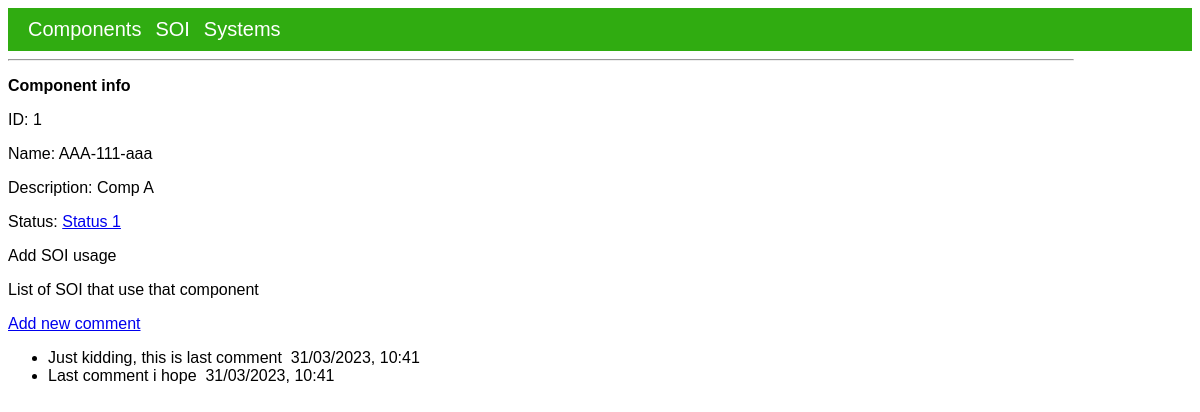
The page /component_view/1 on the database its author committed.
### app/models.py (models this page shows, shortened)
class Component(db.Model):
    component_id = db.Column(db.Integer, primary_key=True)
    component_name = db.Column(db.String(160), unique=True)
    component_description = db.Column(db.String(160))
    component_status = db.Column(db.String(160))
    component_comments = db.relationship(
        "ComponentComment", backref="component", lazy=True
    )
    soi_joint = db.relationship("ComponentSoi", backref="component", lazy=True)

class ComponentComment(db.Model):
    component_comment_id = db.Column(db.Integer, primary_key=True)
    what_component_id = db.Column(db.Integer, db.ForeignKey("component.component_id"))
    component_comment_text = db.Column(db.String(160))
    timestamp = db.Column(db.DateTime, index=True, default=datetime.utcnow)

### app/routes.py (the view)
@app.route("/component_view/<component_id>", methods=["GET", "POST"])
def component_view(component_id):
    component = Component.query.get(component_id)
    comments_list = ComponentComment.query.filter_by(
        what_component_id=component_id
    ).order_by(ComponentComment.component_comment_id.desc())
    return render_template(
        "view/component_view.html",
        title=f"{component.component_name}",
        component=component,
        comments_list=comments_list,
    )

### app/templates/view/component_view.html
{% extends "base.html" %}
{% block content %}
<body>
    <b>Component info</b>
    <p>ID: {{ component.component_id }}</p>
    <p>Name: {{ component.component_name }}</p>
    <p>Description: {{ component.component_description}}</p>
    <p>Status: <a href="{{ url_for('component_change_status', component_id=component.component_id) }}">{{ component.component_status }}</a></p>
    <p>Add SOI usage</p>
    <p>List of SOI that use that component</p>
    <a href="{{ url_for('add_component_comment', component_id=component.component_id) }}">Add new comment</a>
    <ul>
      {% for comment in comments_list %}
      <li>
        {{ comment.component_comment_text }}&nbsp
        {{ comment.timestamp.strftime("%d/%m/%Y, %H:%M") }}
      </li>
      {% endfor %}
    </ul>
</body>
{% endblock %}

### app/static/css/styles.css (style rules this page uses)
a, p, b, li { font-family: Arial, Helvetica, sans-serif; font-size: 16px; }

### rows shown on the page
Component: component_id "1", component_name "AAA-111-aaa", component_description "Comp A", component_status "Status 1"
ComponentComment: component_comment_text "Just kidding, this is last comment", timestamp "31/03/2023, 10:41"
ComponentComment: component_comment_text "Last comment i hope", timestamp "31/03/2023, 10:41"
